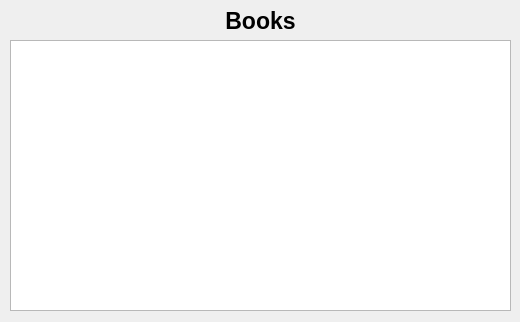
<?xml version="1.0" encoding="UTF-8"?>
<ui version="4.0">
 <class>dialog</class>
 <widget class="QDialog" name="dialog">
  <property name="geometry">
   <rect>
    <x>0</x>
    <y>0</y>
    <width>520</width>
    <height>322</height>
   </rect>
  </property>
  <property name="windowTitle">
   <string>Book Report</string>
  </property>
  <widget class="QWidget" name="horizontalLayoutWidget">
   <property name="geometry">
    <rect>
     <x>10</x>
     <y>40</y>
     <width>501</width>
     <height>271</height>
    </rect>
   </property>
   <layout class="QHBoxLayout" name="horizontalLayout">
    <item>
     <widget class="QTableView" name="tableView">
      <property name="sizeAdjustPolicy">
       <enum>QAbstractScrollArea::AdjustIgnored</enum>
      </property>
      <property name="showGrid">
       <bool>true</bool>
      </property>
      <property name="gridStyle">
       <enum>Qt::SolidLine</enum>
      </property>
      <attribute name="horizontalHeaderVisible">
       <bool>false</bool>
      </attribute>
      <attribute name="horizontalHeaderHighlightSections">
       <bool>false</bool>
      </attribute>
      <attribute name="verticalHeaderVisible">
       <bool>false</bool>
      </attribute>
      <attribute name="verticalHeaderHighlightSections">
       <bool>false</bool>
      </attribute>
     </widget>
    </item>
   </layout>
  </widget>
  <widget class="QLabel" name="label">
   <property name="geometry">
    <rect>
     <x>10</x>
     <y>0</y>
     <width>501</width>
     <height>41</height>
    </rect>
   </property>
   <property name="styleSheet">
    <string notr="true">#label{
	font-weight:bold;
	font-size:17pt;
}</string>
   </property>
   <property name="text">
    <string>Books</string>
   </property>
   <property name="alignment">
    <set>Qt::AlignCenter</set>
   </property>
  </widget>
 </widget>
 <resources/>
 <connections/>
</ui>
